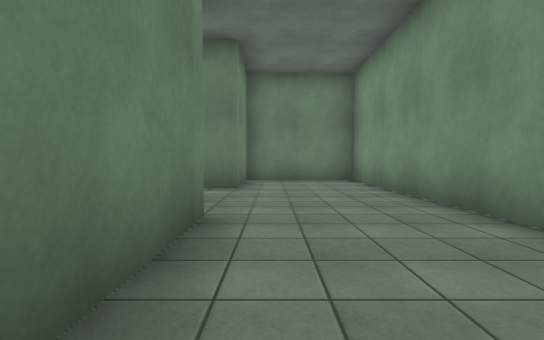
[1] (above)

20 first-person views from a walk through a Gazebo world. The camera is 1.2 m above the floor, tilts 2° down and sees 85° across. The floor is counted in squares, 2 m on a side. Each view is taken from the middle of a square. On the plan, view 1 faces up. The plan holds only what a view shows up to about 9 squares ahead; the rest is blank.

[2]
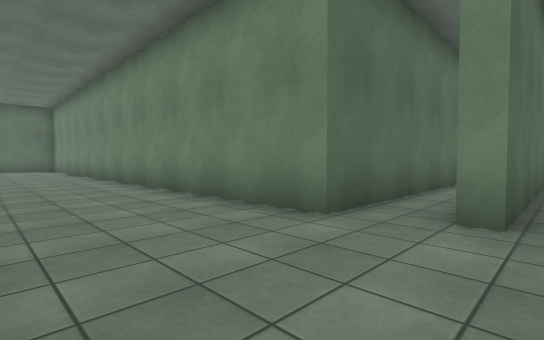

[3]
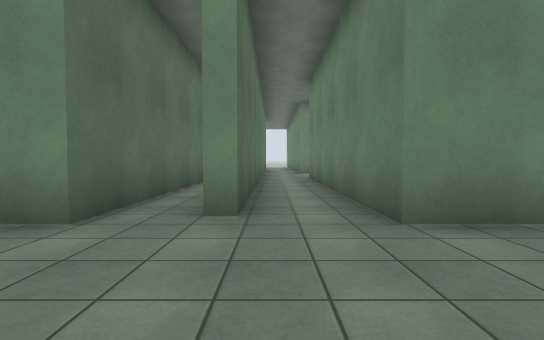

[4]
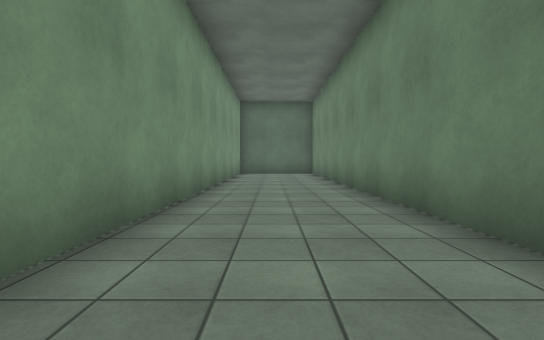

[5]
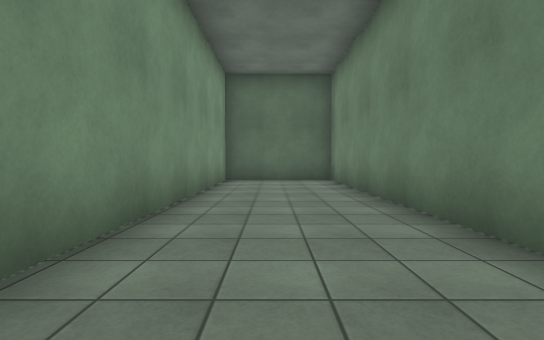

[6]
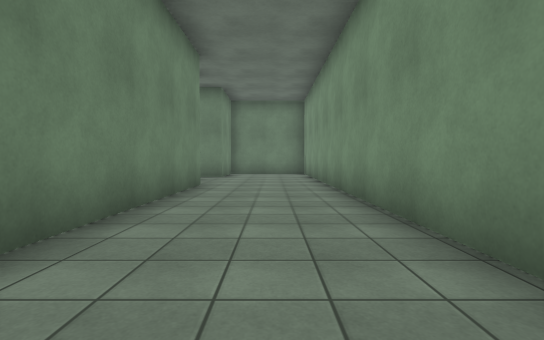

[7]
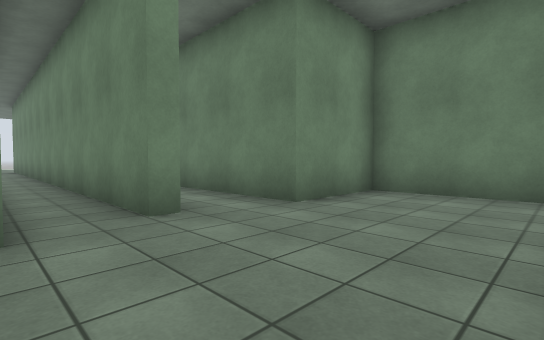

[8]
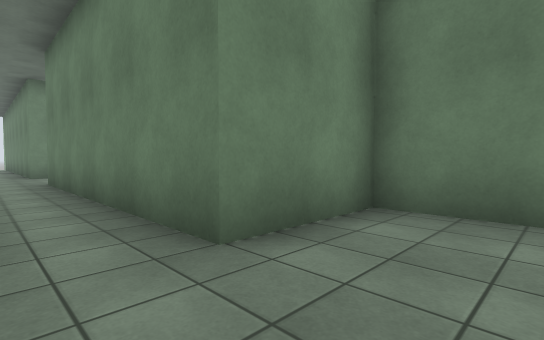

[9]
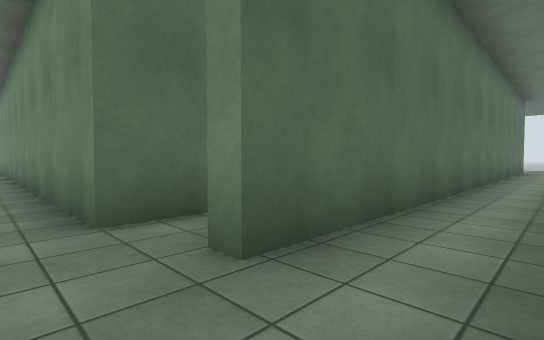

[10]
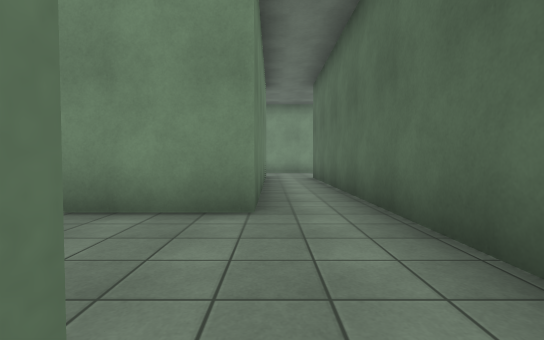

[11]
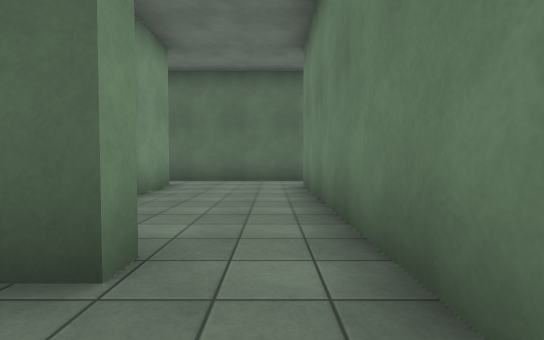

[12]
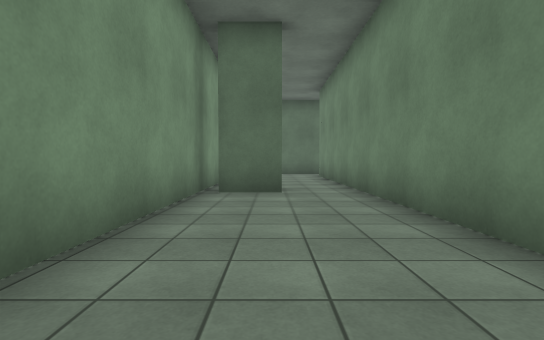

[13]
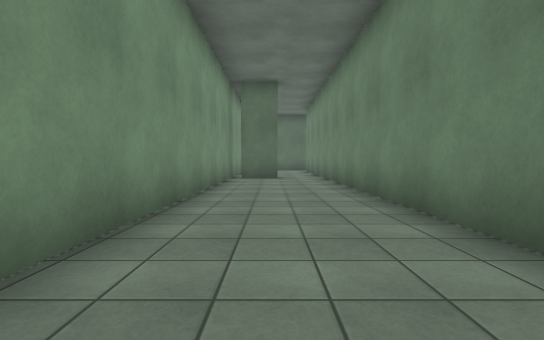

[14]
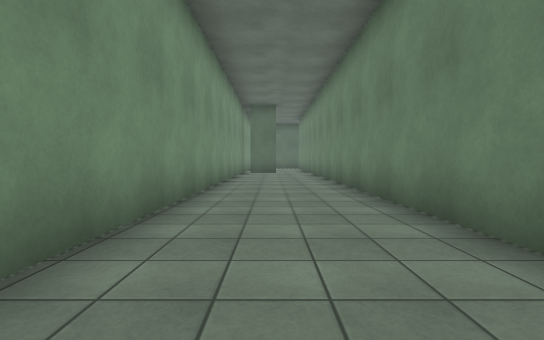

[15]
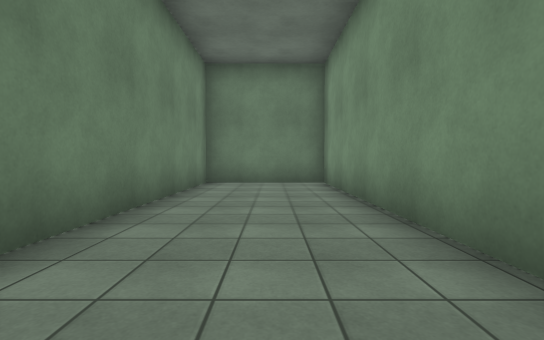

[16]
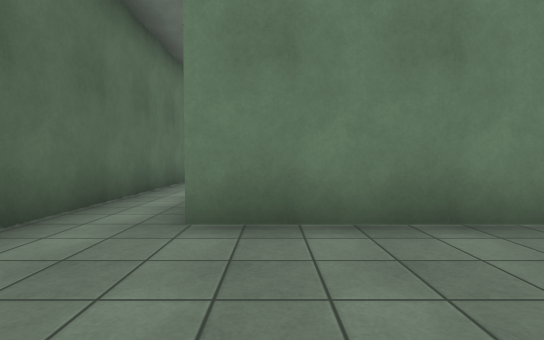

[17]
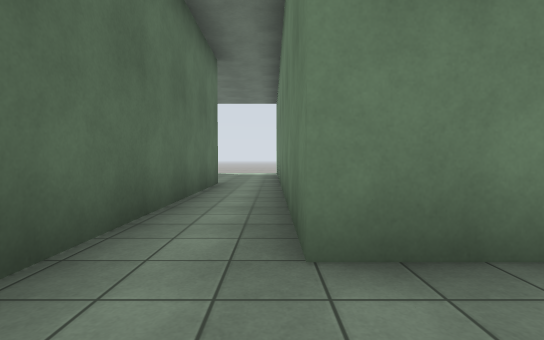

[18]
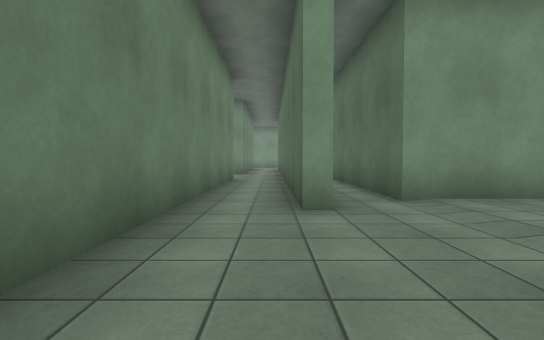

[19]
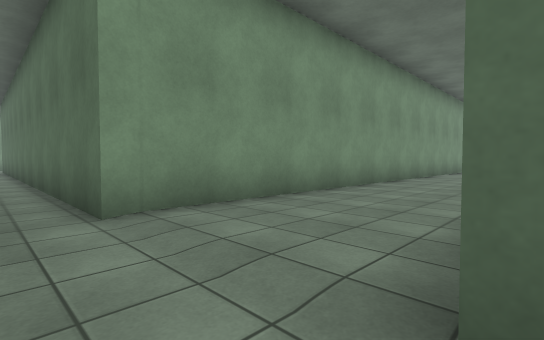

[20]
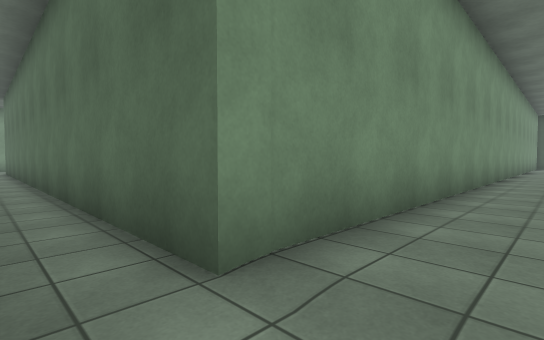

### Floor plan
Points are (right, up) in squares from view 1. A wall is a line through its corners. A room is listed if a view was taken in it or the views show most of it. See-through windows are left out.
Room 1 (views 1, 2, 3, 4, 5, 6, 7, 8, 9)
walls: (-7.6, 4.6) (-1.1, 4.6) (-1.1, 4.3) (-9.5, 4.3); (-15.7, 3.1) (-0.7, 3.1) (-0.7, -12.6) (2.4, -12.6) (2.4, 8.5) (-0.7, 8.5) (-0.7, 6.2) (-7.6, 6.2)
ways out: opening at (-7, 6) to room 2; opening at (-15, 4) to room 4
Room 2 (views 10, 16, 17)
walls: (-7.6, 6.2) (-7.6, 12); (-9.2, 11.1) (-9.2, 11.6); (-10.7, 11.4) (-10.7, 6.2) (-16.6, 6.2); (-16.5, 4.6) (-7.6, 4.6)
ways out: opening at (-7, 6) to room 1; opening at (-10, 12) to room 3; opening at (-16, 6) to room 4
Room 3 (views 11, 12, 13, 14, 15)
walls: (-7.6, 12) (-7.6, 27.7) (-10.7, 27.7) (-10.7, 11.4); (-9.2, 11.6) (-8, 11.6)
ways out: opening at (-10, 12) to room 2
Room 4 (views 18, 19, 20)
walls: (-16.6, 6.2) (-18.8, 6.2); (-16.5, 4.2) (-16.5, 4.6); (-15.7, -7.5) (-15.7, 3.1)
ways out: opening at (-15, 4) to room 1; opening at (-16, 6) to room 2

Positions as (right, up) in squares from view 1, and headings:
1: (0, 0), facing up
2: (2, 5), facing down-left
3: (2, 5), facing left
4: (1, 0), facing down
5: (1, -4), facing down
6: (1, -4), facing up
7: (2, 3), facing up-left
8: (1, 5), facing up-left
9: (0, 6), facing down-left
10: (-11, 6), facing right
11: (-10, 13), facing down
12: (-9, 17), facing down
13: (-9, 21), facing down
14: (-9, 25), facing down
15: (-9, 20), facing up
16: (-8, 7), facing left
17: (-9, 6), facing left
18: (-20, 5), facing right
19: (-19, 4), facing down-right
20: (-17, 4), facing down-right
